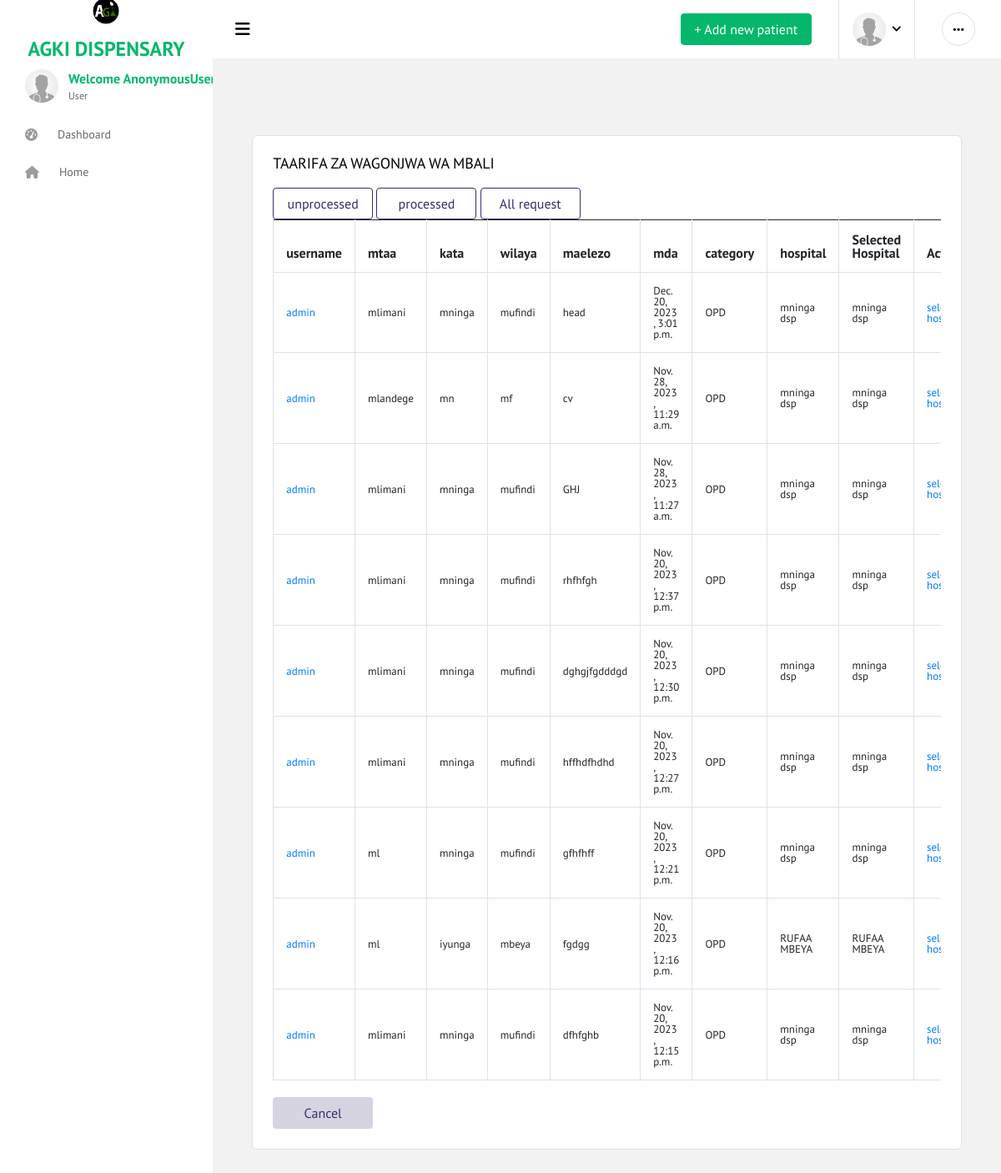
Page /sickinfolist/ on the committed database.
### app/models.py (models this page shows, shortened)
class SickInfoModel(models.Model):
    user = models.ForeignKey(CustomUser,on_delete=models.CASCADE)
    mtaa = models.CharField(max_length=15)
    kata = models.CharField(max_length=30)
    wilaya = models.CharField(max_length=30)
    maelezo = models.TextField(max_length=1000)
    mda = models.DateTimeField(auto_now_add=True)
    service = models.CharField(max_length=20,null=True,blank=True)
    hospital = models.ForeignKey(HospitalRegistrationModel, on_delete=models.CASCADE,null=True,blank=True)
    hospital_assigned = models.BooleanField(default=False)

class CustomUser(AbstractUser):
    phone = models.CharField(max_length=15, null=True,blank=True)
    location = models.CharField(max_length=30, null=True, blank=True)
    department = models.ForeignKey(Department, on_delete=models.CASCADE, null=True,blank=True)
    reg_no = models.CharField(max_length=10, unique=True)
    age = models.IntegerField(null=True)
    position = models.CharField(max_length=40, null=True,blank=True)
    image = models.ImageField(upload_to ='media/',blank=True,null=True)
    is_doctor = models.BooleanField(default=False)
    is_laboratorist = models.BooleanField(default=False)
    is_receptionist = models.BooleanField(default=False)
    is_pharmacist = models.BooleanField(default=False)
    is_patient = models.BooleanField(default=True)
    def __str__(self):
        return self.username

class HospitalRegistrationModel(models.Model):
    name = models.CharField(max_length=20)
    level = models.CharField(max_length=20)
    location = models.CharField(max_length=20,null=True,blank=True)
    region = models.CharField(max_length=20,null=True,blank=True)
    district = models.CharField(max_length=20,null=True,blank=True)
    ward = models.CharField(max_length=20,null=True,blank=True)
    street = models.CharField(max_length=20,null=True,blank=True)
    service = models.CharField(max_length=20,null=True,blank=True)
    registerd_time = models.DateTimeField(auto_now_add=True,null=True,blank=True)
    def __str__(self):
        return self.name

### app/views.py (the view)
# urls.py: path('sickinfolist/', views.sickinfolist,name='sickinfolist'),
def sickinfolist(request):
    x = SickInfoModel.objects.all().order_by('-id')
    context = {
        'x':x
    }
    return render(request,'app/sickinfolist.html',context)

### app/templates/app/sickinfolist.html (shortened to what this page needs)
{% extends 'app/base2.html' %}
{%block content%}
<br>
<div class="container mt-5">
<div class="col-12 grid-margin stretch-card">
    <div class="card">
      <div class="card-body">
        <h4 class="card-title">TAARIFA ZA WAGONJWA WA MBALI</h4>
        <a href="{% url 'sickinfolistunprocesed' %}"><button class='btn btn-outline-primary btn-fw'>unprocessed</button></a>
        <a href="{% url 'sickinfolistprocesed' %}"><button class='btn btn-outline-primary btn-fw'>processed</button></a>
        <a href="{% url 'sickinfolist' %}"><button class='btn btn-outline-primary btn-fw'>All request</button></a>
        <div class="table-responsive">
            {% if x %}
            <table class="table table-bordered">
                <thead>
                    <tr>
                        <th>username</th>
                        <th>mtaa</th>
                        <th>kata</th>
                        <th>wilaya </th>
                        <th>maelezo</th>
                        <th>mda</th>
                        <th>category</th>
                        <th>hospital</th>
                        <th>Selected Hospital</th>
                        <th>Action</th>
                    </tr>
                </thead>
                <tbody>
                    {% for i in x %}
                    <tr>
                        <td><a href="{% url 'detailedUser' i.id %}">{{i.user}}</a></td>
                        <td>{{i.mtaa}}</td>
                        <td>{{i.kata}}</td>
                        <td>{{i.wilaya}}</td>
                        <td>{{i.maelezo}}</td>
                        <td>{{i.mda}}</td>
                        <td>{{i.service}}</td>
                        <td>{{i.hospital}}</td>
                        <td>
                            {% if i.hospital_assigned %}
                                {{ i.hospital.name }}
                            {% else %}
                                No hospital selected
                            {% endif %}
                        </td>
                        <td><a href="{% url 'sickinfoEdit' i.pk %}">  select hospital</a></td>
                    </tr>
                    {% endfor %}
                </tbody>
            </table>
            {% else %}
            <br>
            <div class="alert alert-fill-primary" role="alert">
                <i class="fa fa-exclamation-triangle"></i>
                There! No info yet
              </div>
            {% endif %}
        </div>
        <br>
        <a href="{% url 'home' %}"><button class="btn btn-inverse-primary btn-fw">Cancel</button></a>
    </div>
    </div>
</div>
</div>
{%endblock%}

### rows in the picture
SickInfoModel: user "admin", mtaa "mlimani", kata "mninga", wilaya "mufindi", maelezo "head", mda "Dec. 20, 2023, 3:01 p.m.", service "OPD", hospital "mninga dsp", hospital.name "mninga dsp"
SickInfoModel: user "admin", mtaa "mlandege", kata "mn", wilaya "mf", maelezo "cv", mda "Nov. 28, 2023, 11:29 a.m.", service "OPD", hospital "mninga dsp", hospital.name "mninga dsp"
SickInfoModel: user "admin", mtaa "mlimani", kata "mninga", wilaya "mufindi", maelezo "GHJ", mda "Nov. 28, 2023, 11:27 a.m.", service "OPD", hospital "mninga dsp", hospital.name "mninga dsp"
SickInfoModel: user "admin", mtaa "mlimani", kata "mninga", wilaya "mufindi", maelezo "rhfhfgh", mda "Nov. 20, 2023, 12:37 p.m.", service "OPD", hospital "mninga dsp", hospital.name "mninga dsp"
SickInfoModel: user "admin", mtaa "mlimani", kata "mninga", wilaya "mufindi", maelezo "dghgjfgdddgd", mda "Nov. 20, 2023, 12:30 p.m.", service "OPD", hospital "mninga dsp", hospital.name "mninga dsp"
SickInfoModel: user "admin", mtaa "mlimani", kata "mninga", wilaya "mufindi", maelezo "hffhdfhdhd", mda "Nov. 20, 2023, 12:27 p.m.", service "OPD", hospital "mninga dsp", hospital.name "mninga dsp"
SickInfoModel: user "admin", mtaa "ml", kata "mninga", wilaya "mufindi", maelezo "gfhfhff", mda "Nov. 20, 2023, 12:21 p.m.", service "OPD", hospital "mninga dsp", hospital.name "mninga dsp"
SickInfoModel: user "admin", mtaa "ml", kata "iyunga", wilaya "mbeya", maelezo "fgdgg", mda "Nov. 20, 2023, 12:16 p.m.", service "OPD", hospital "RUFAA MBEYA", hospital.name "RUFAA MBEYA"
SickInfoModel: user "admin", mtaa "mlimani", kata "mninga", wilaya "mufindi", maelezo "dfhfghb", mda "Nov. 20, 2023, 12:15 p.m.", service "OPD", hospital "mninga dsp", hospital.name "mninga dsp"
